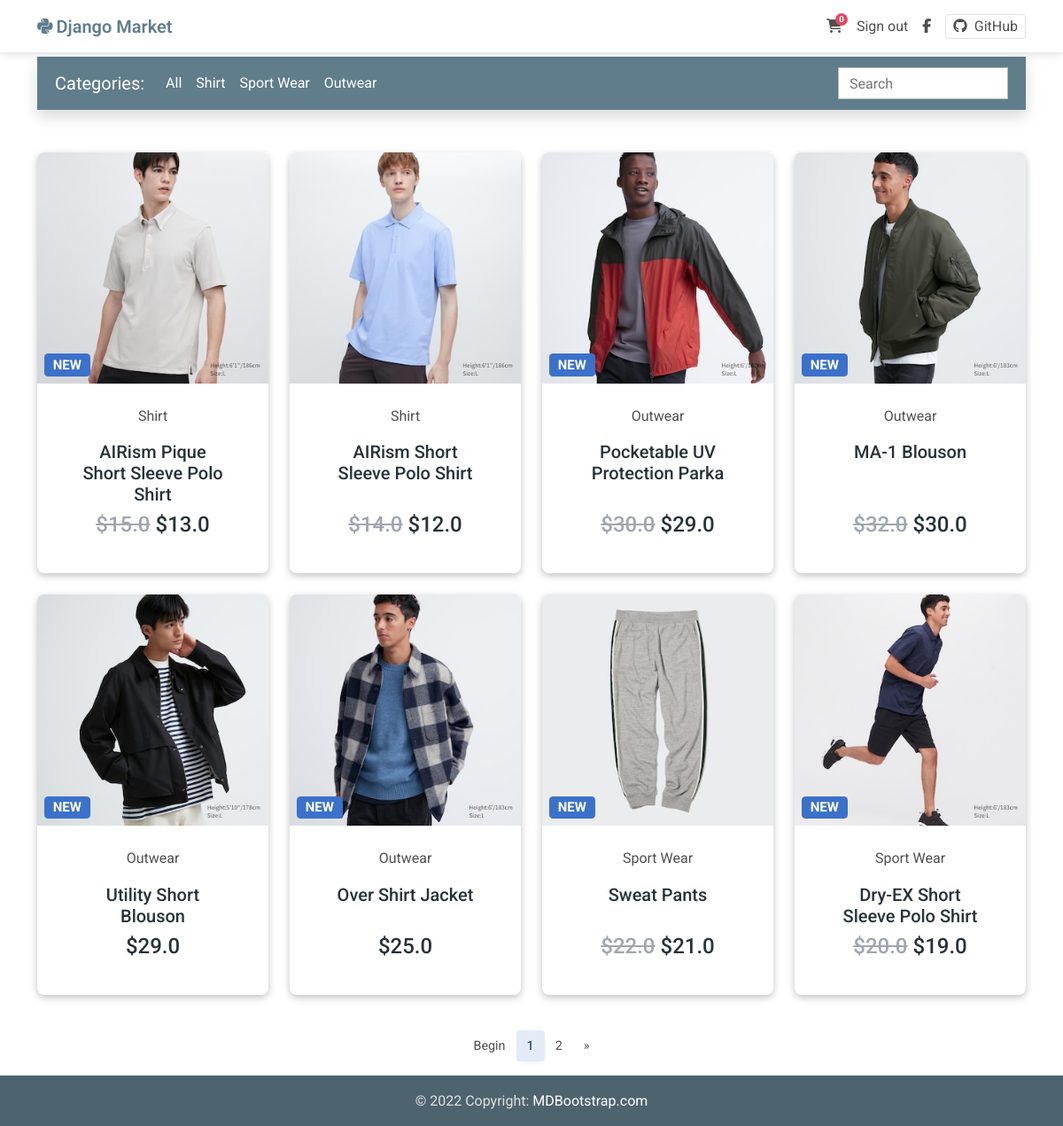
The app's page / (signed in) with its own data.
### market/models.py (models this page shows, shortened)
class Item(models.Model):
    title = models.CharField(max_length=100)
    price = models.FloatField(blank=False, null=False)
    date = models.DateField(default=timezone.now)
    discount_price = models.FloatField(blank=True, null=True)
    category = models.CharField(
        choices=CATEGORY_CHOICES,
        max_length=2,
        default="S",
    )
    slug = models.SlugField(max_length=100)
    description = models.TextField(blank=True)
    image = models.ImageField(
        upload_to="items/",
        null=True,
        blank=True,
        default="items/default.jpg",
    )
    recently = models.BooleanField(default=False)
    def get_absolute_url(self):
        return reverse("market:product", kwargs={"slug": self.slug})

### market/views.py (the view)
# urls.py: path("", views.HomeView.as_view(), name="home"),
class HomeView(ListView):
    model = Item
    paginate_by = 8
    template_name = "market/home_page.html"
    def get_queryset(self):
        queryset = super().get_queryset() # Get the default queryset from the parent class
        selected_category = self.request.GET.get("category")
        search_query = self.request.GET.get("search")
        if selected_category:
            queryset = queryset.filter(category=selected_category)
        if search_query:
            queryset = queryset.filter(Q(title__icontains=search_query))
        return queryset
    def get_context_data(self, **kwargs):
        context = super().get_context_data(**kwargs) # Get the default context from the parent class
        context["CATEGORY_CHOICES"] = CATEGORY_CHOICES
        return context

### market/templatetags/cart_template_tags.py (called while the page is built)
@register.filter
def cart_item_count(user):
    if user.is_authenticated:
        query_set = Order.objects.filter(user=user, ordered=False)
        if query_set.exists():
            return query_set[0].items.count()
    return 0

### market/templates/market/home_page.html (shortened to what this page needs)
{% extends "market/base.html" %}
{% block content %}
<div class="container pt-5">
  <nav class="navbar navbar-expand-lg navbar-dark mt-3 mb-5 shadow p-2" style="background-color: #607D8B;">
    <div class="container-fluid">
      <a class="navbar-brand" href="/">Categories:</a>
      <div class="collapse navbar-collapse" id="navbarSupportedContent2">
        <ul class="navbar-nav me-auto mb-2 mb-lg-0">
          <li class="nav-item acitve">
            <a class="nav-link text-white" href="/">All</a>
          </li>
          {% for key, value in CATEGORY_CHOICES %}
          <li class="nav-item">
            <a class="nav-link text-white" href="?category={{ key }}">{{ value }}</a>
          </li>
          {% endfor %}
        </ul>
        <form class="w-auto py-1" style="max-width: 12rem" method="GET" action="{% url 'market:home' %}">
          <input type="search" class="form-control rounded-0" name="search" placeholder="Search" aria-label="Search">
        </form>
      </div>
    </div>
  </nav>
  <section>
    <div class="text-center">
      <div class="row">
        {% for item in object_list %}
        <div class="col-lg-3 col-md-4 col-sm-6 mb-4 d-flex justify-content-center">
          <div class="card align-items-center">
            <div class="bg-image hover-zoom ripple ripple-surface ripple-surface-light" data-mdb-ripple-color="light">
              <img src="{{ item.image.url }}" alt="{{ item.title }}" class="w-100" />
              <a href="{{ item.get_absolute_url }}">
                <div class="mask">
                  <div class="d-flex justify-content-start align-items-end h-100">
                    {% if item.recently %}
                    <h5><span class="badge bg-primary ms-2">NEW</span></h5>
                    {% endif %}
                  </div>
                </div>
              </a>
            </div>
            <div class="card-body d-flex flex-column align-items-center justify-content-between overflow-hidden w-100">
              <div class="w-75">
                <a href="" class="text-reset ">
                  <p>{{ item.get_category_display }}</p>
                </a>
                <a href="{{ item.get_absolute_url }}" class="text-reset">
                  <h5 class="card-title mb-2">{{ item.title }}</h5>
                </a>
              </div>
              <h6 class="mb-3 price">
                {% if item.discount_price %}
                <del class="text-secondary">${{ item.price }}</del>
                <span>${{ item.discount_price }}</span>
                {% else %}
                ${{ item.price }}
                {% endif %}
              </h6>
            </div>
          </div>
        </div>
        {% endfor %}
      </div>
    </div>
  </section>
  {% if is_paginated %}
  <nav aria-label="Page navigation example" class="d-flex justify-content-center mt-3">
    <ul class="pagination">
      <li class="page-item">
        <a class="page-link" href="?page=1">Begin</a>
      </li>
      <li class="page-item">
        <a class="page-link active" href="?page={{ page_obj.number }}">{{ page_obj.number }}</a>
      </li>
      {% if page_obj.has_next %}
      <li class="page-item">
        <a class="page-link" href="?page={{ page_obj.next_page_number }}">
          {{ page_obj.next_page_number }}
        </a>
      </li>
      <li class="page-item">
        <a class="page-link" href="?page={{ page_obj.next_page_number }}" aria-label="Next">
          <span aria-hidden="true">&raquo;</span>
        </a>
      </li>
      {% endif %}
    </ul>
  </nav>
  {% endif %}
</div>
{% endblock %}

### market/templates/market/navbar.html (shortened to what this page needs)
{% load cart_template_tags %}
<nav class="navbar navbar-expand-lg navbar-light bg-white">
    <div class="container">
        <div class="collapse navbar-collapse" id="navbarSupportedContent1">
            <a class="navbar-brand mt-2 mt-sm-0" style="color: #607D8B;" href="{% url 'market:home' %}">
                <i class="fab fa-python pe-1"></i>
                <span class="fw-semibold">Django Market</span>
            </a>
        </div>
        <div class="d-flex align-items-center">
            {% if request.user.is_authenticated %}
            <a class="nav-link me-3" href="{% url 'market:order-summary' %}">
                <i class="fas fa-shopping-cart"></i>
                <span class="badge rounded-pill badge-notification bg-danger">{{ request.user|cart_item_count }}</span>
            </a>
            <a class="nav-link me-3" href="{% url 'account_logout' %}">Sign out</a>
            {% else %}
            <a class="nav-link me-3" href="{% url 'account_login' %}">Sign in</a>
            <a class="nav-link me-3" href="{% url 'account_signup' %}">Sign up</a>
            {% endif %}
            <a class="nav-link me-3" href="https://www.facebook.com/tranquockhanh2901">
                <i class="fab fa-facebook-f"></i>
            </a>
            <a href="https://github.com/mdbootstrap/bootstrap-material-design" class="border rounded px-2 nav-link"
                target="_blank">
                <i class="fab fa-github me-2"></i>GitHub
            </a>
        </div>
    </div>
</nav>

### market/static/market/css/style.css (style rules this page uses)
html { height: 100vh; box-sizing: border-box; }
*, *:before, *:after { box-sizing: inherit; }
body { margin: 0; height: 100vh; display: grid; grid-template-rows: 1fr auto; }
a { color: #4f4f4f; text-decoration: none; }
.card { box-shadow: rgba(0, 0, 0, 0.24) 0px 3px 8px; }
.price { color: #263238; font-size: 24px; }
.card-title { color: #263238 }

### records on screen
Item: image (picture), recently "NEW", category "Shirt", title "AIRism Pique Short Sleeve Polo Shirt", price "15.0", discount_price "13.0"
Item: image (picture), category "Shirt", title "AIRism Short Sleeve Polo Shirt", price "14.0", discount_price "12.0"
Item: image (picture), recently "NEW", category "Outwear", title "Pocketable UV Protection Parka", price "30.0", discount_price "29.0"
Item: image (picture), recently "NEW", category "Outwear", title "MA-1 Blouson", price "32.0", discount_price "30.0"
Item: image (picture), recently "NEW", category "Outwear", title "Utility Short Blouson", price "29.0"
Item: image (picture), recently "NEW", category "Outwear", title "Over Shirt Jacket", price "25.0"
Item: image (picture), recently "NEW", category "Sport Wear", title "Sweat Pants", price "22.0", discount_price "21.0"
Item: image (picture), recently "NEW", category "Sport Wear", title "Dry-EX Short Sleeve Polo Shirt", price "20.0", discount_price "19.0"

### other values on screen
{{ request.user|cart_item_count }} "0"
{{ value }} "Shirt" "Sport Wear" "Outwear"
{{ page_obj.number }} "1"
{{ page_obj.next_page_number }} "2"
